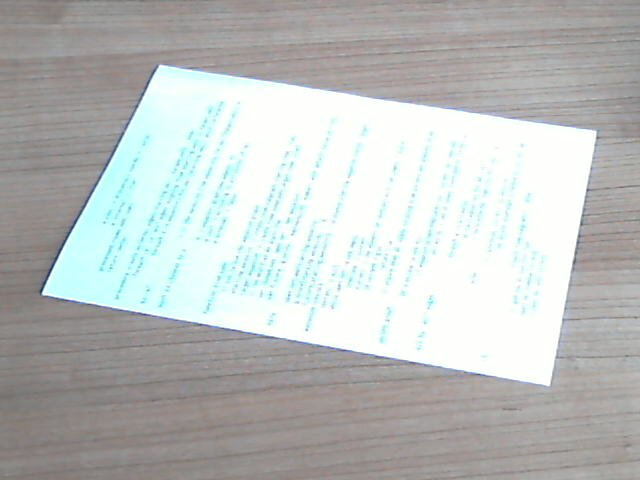
%> input picture cw05/kartka.jpg, 640 x 480 px
$ octave zad_02.m   (GNU Octave 9; MATLAB toolbox functions it lacks are replaced by stand-ins)
%> lines starting %> are read from the running program, lines starting %| are printed output that depends on the picture; in (x1, y1, x2, y2) boxes, pixels count from 0 and x2, y2 are one past the last pixel; in counts of white or black regions, pixels touching at a corner belong together; the program's own positions count from 1
pkg load image;

function new_img = img_to_bin (img)
  new_img = img(:,:,1) > 200 & img(:,:,1) < 255 | ...
  img(:,:,2) > 200 & img(:,:,2) < 255 | ...
  img(:,:,3) > 200 & img(:,:,3) < 255;

endfunction


img = imread("kartka.jpg");
%> img is the input picture: size 480x640x3 uint8; mean R, G, B 187.6, 191.4, 190.2

bin_img = im2bw(img,0.8);
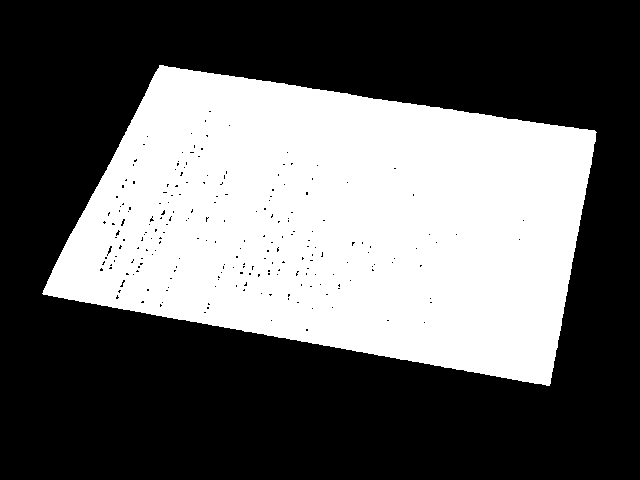
%> bin_img: size 480x640 logical; 39.2% white; 1 white region, box (x1, y1, x2, y2) and area: (42, 65, 597, 386) 120453
bin_img_2 = img_to_bin (img);
%> in img_to_bin, `new_img = img(:,:,1) > 200 & img(:,:,1) < 255 | img(:,:,2) > 200 & img..`:
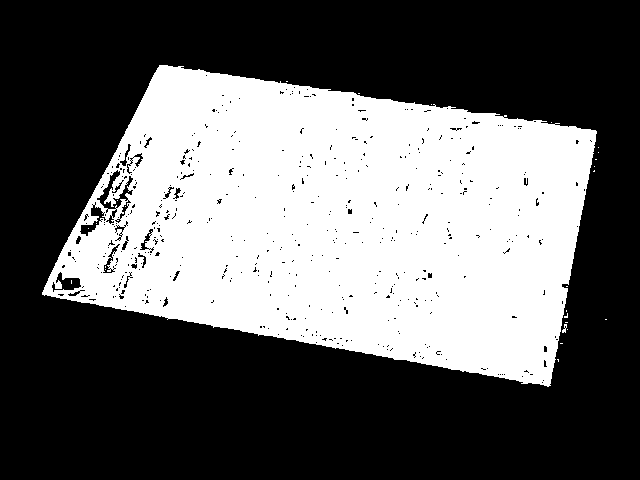
%> new_img: size 480x640 logical; 38.6% white; 26 white regions (24 under 20 px), largest, box (x1, y1, x2, y2) and area: (42, 65, 597, 387) 118515, (562, 324, 567, 333) 25

subplot(3,1,1);
imshow(img);
subplot(3,1,2);
imshow(bin_img);
subplot(3,1,3);
imshow(bin_img_2);
%> (the run ends here)
